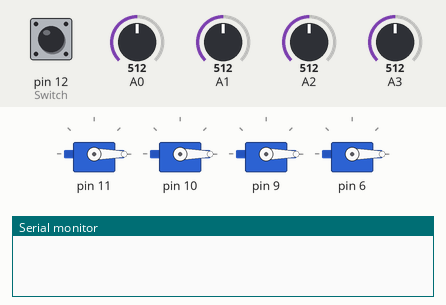
A sketch run on a simulated Arduino Uno, built with avr-gcc and run on an emulated ATmega328P. Shown: 4 × servo, the last lines printed to the serial monitor. Inputs (shaded band) come from the test bench; at power-on: pin 12 (Switch) LOW, A0 = 512, A1 = 512, A2 = 512, A3 = 512.

Above: at 1.2 s.
1.3 s: pin 12 (Switch) pulled HIGH for 0.15 s
At 2.1 s:
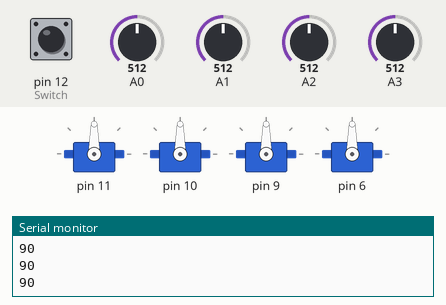
3.1 s: A0 set to 716
At 4.6 s:
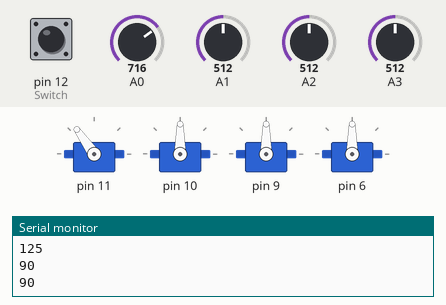
4.9 s: A1 set to 306
At 6.3 s:
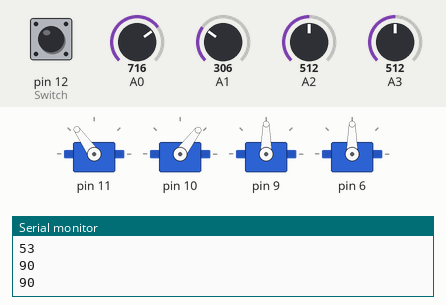
6.6 s: A2 set to 140
At 7.1 s:
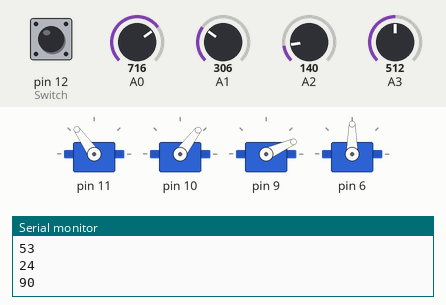
8.3 s: A3 set to 992
At 9.0 s:
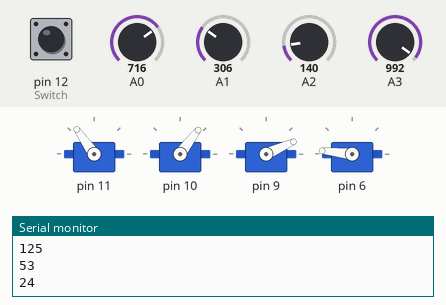
10.0 s: A2 set to 30
At 10.7 s:
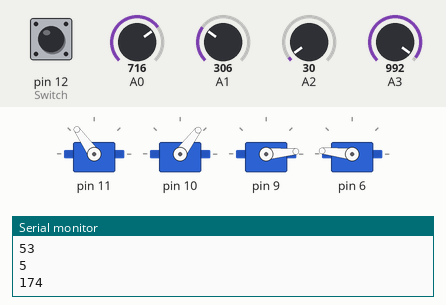
Timing chart, 0 to 12.5 s (numbered marks = the images above; inputs shaded):
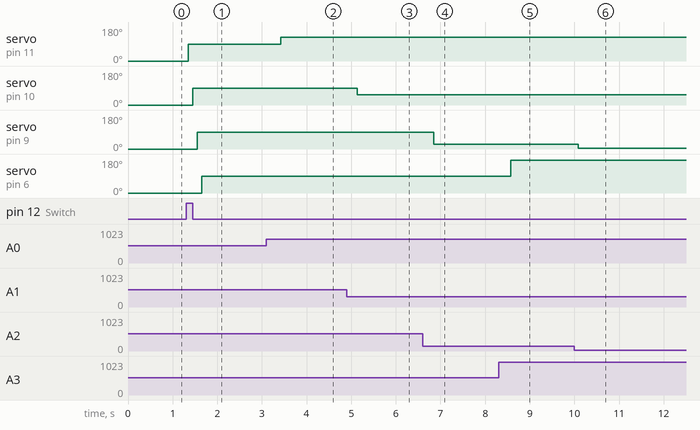

Measured:
- after the input at 1.3 s, servo on pin 11: 0° → 90° after 0.05 s; servo on pin 10: 0° → 90° after 0.15 s; servo on pin 9: 0° → 90° after 0.25 s; servo on pin 6: 0° → 90° after 0.36 s
- after the input at 3.1 s, servo on pin 11: 90° → 125° after 0.32 s
- after the input at 4.9 s, servo on pin 10: 90° → 53° after 0.24 s
- after the input at 6.6 s, servo on pin 9: 90° → 24° after 0.25 s
- after the input at 8.3 s, servo on pin 6: 90° → 174° after 0.27 s
- after the input at 10.0 s, servo on pin 9: 24° → 5° after 0.08 s

The sketch:

record_pay__robot_final.ino
```cpp
 #include <Servo.h>
  Servo motor[4];                                      //15 second cholbe for storage 150


  int AnalogOut[4]={0,0,0,0};
  int NewAnalogOut[4]= {0,0,0,0};
  int Switch = 12;
  int Switch_State = 0;
  int Switch_State_Last = 0;
  int storage[4][150];
  int storage_loc= 0;
  int recording = 0;
  int last_storage_loc=0;
  void setup()
  {
  Serial.begin(9600);
  motor[0].attach(11);
  motor[1].attach(10);
  motor[2].attach(9);
  motor[3].attach(6);
  pinMode(Switch, INPUT);
  }

  void loop() {
    int i;
  if (recording == 0)
  {
    int sensorValue[4] = {analogRead(A0),analogRead(A1),analogRead(A2),analogRead(A3)};
    for(i=0;i<=3;i++)
      {
        NewAnalogOut[i] = map(sensorValue[i], 0, 1023, 0, 180);
        if (abs(NewAnalogOut[i] - AnalogOut[i]) > 2)
        {
          motor[i].write(AnalogOut[i]);
          AnalogOut[i] = NewAnalogOut[i];
        }
      }
  }
  delay(1);
  if ( recording == 1)
  {
    recording = 1;
    for(i=0;i<=3;i++)

      if (storage_loc < 150)
      {
        for(i=0;i<=3;i++)
        {
          int sensorValue[4] = {analogRead(A0),analogRead(A1),analogRead(A2),analogRead(A3)};
          NewAnalogOut[i] = map(sensorValue[i], 0, 1023, 0, 180);
          motor[i].write(NewAnalogOut[i]);
          storage[i][storage_loc] = NewAnalogOut[i];
          delay(100);
          Serial.println(storage[i][storage_loc]);
          storage_loc++;
          last_storage_loc=storage_loc;
        }
      }

  }
  else if (recording > 1)
  {

   storage_loc = 0;
    while (true)
     {


      if (storage_loc <= last_storage_loc)
        {
          for(i=0;i<=3;i++)
          {
            motor[i].write(storage[i][storage_loc]);
            storage_loc++;
            delay(100);
          }
        }
      else if(storage_loc > last_storage_loc)
      {
        storage_loc=0;
      }

    }
  }

  Switch_State = digitalRead(Switch);
  if (Switch_State != Switch_State_Last) {
  if (Switch_State == HIGH) {
  recording++;
  Serial.println(recording);
  }
  else
  {
  }
  delay(50);
  }
  Switch_State_Last = Switch_State;
  }
```
